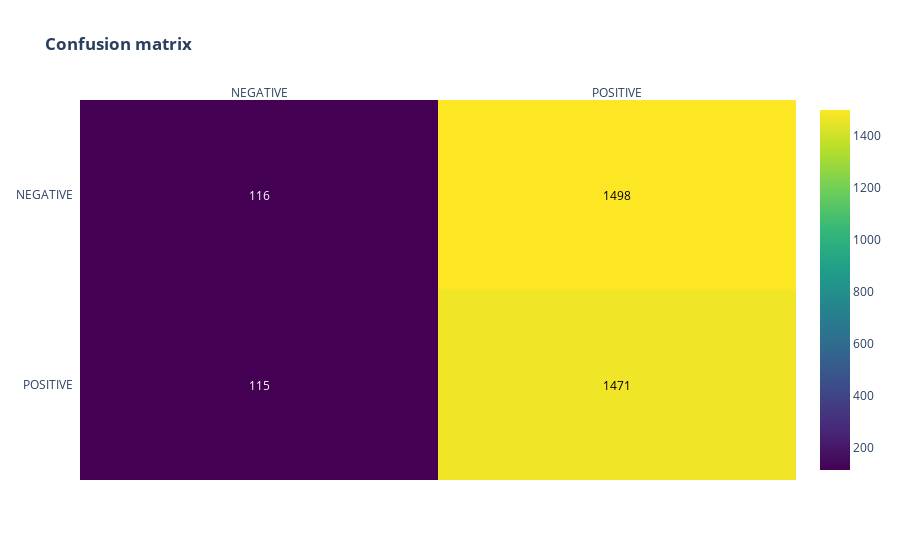

Notebook code cell kept with this figure:
### Code cell
y_preds = (model.predict(X_test) > 0.5).astype("int32")
print(classification_report(y_test, y_preds, target_names=target_names))
print("ROC AUC score : ", round(roc_auc_score(y_test, y_preds), 3))
print("Average Precision score : ", round(average_precision_score(y_test, y_preds), 3),)
conf_matrix(metrics.confusion_matrix(y_test, y_preds))

### Figure 1 — Plotly figure (JSON) as saved in the notebook; plotly's stock layout.template omitted (floating-point values rounded to 4 significant figures)
{"data": [{"colorscale": [[0, "#440154"], [0.1111, "#482878"], [0.2222, "#3e4989"], [0.3333, "#31688e"], [0.4444, "#26828e"], [0.5556, "#1f9e89"], [0.6667, "#35b779"], [0.7778, "#6ece58"], [0.8889, "#b5de2b"], [1, "#fde725"]], "reversescale": false, "showscale": true, "type": "heatmap", "x": ["NEGATIVE", "POSITIVE"], "y": ["POSITIVE", "NEGATIVE"], "z": [[115, 1471], [116, 1498]]}], "layout": {"annotations": [{"font": {"color": "#FFFFFF"}, "showarrow": false, "text": "115", "x": "NEGATIVE", "xref": "x", "y": "POSITIVE", "yref": "y"}, {"font": {"color": "#000000"}, "showarrow": false, "text": "1471", "x": "POSITIVE", "xref": "x", "y": "POSITIVE", "yref": "y"}, {"font": {"color": "#FFFFFF"}, "showarrow": false, "text": "116", "x": "NEGATIVE", "xref": "x", "y": "NEGATIVE", "yref": "y"}, {"font": {"color": "#000000"}, "showarrow": false, "text": "1498", "x": "POSITIVE", "xref": "x", "y": "NEGATIVE", "yref": "y"}], "autosize": true, "title": {"text": "<b>Confusion matrix</b>"}, "xaxis": {"autorange": true, "dtick": 1, "gridcolor": "rgb(0, 0, 0)", "range": [-0.5, 1.5], "side": "top", "ticks": "", "type": "category"}, "yaxis": {"autorange": true, "dtick": 1, "range": [-0.5, 1.5], "ticks": "", "ticksuffix": "  ", "type": "category"}}}
